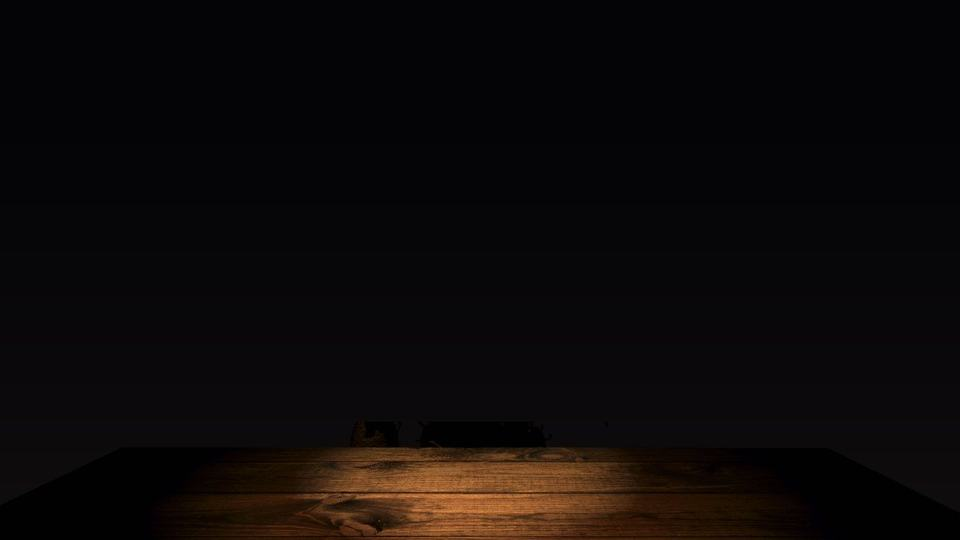
#> input picture art/phone/fnaf6/room.jpg, 960 x 540 px, found by its file name; its folder holds 6 pictures in this run
$ python fnaf6-phone-art.py
#> lines starting #> are read from the running program, lines starting #| are printed output that depends on the picture
#!/usr/bin/env python3
"""
Build the phone copies of the salvage bay's art.

    python3 tools/fnaf6-phone-art.py
    python3 tools/fnaf6-phone-art.py --check

WHY THIS EXISTS. FNAF 1 through 8 are desktop-only, and the reason is not
that they are real-time -- Night Shift is real-time and it has been on the
phone shelf since the shelf existed. The reason is that they are JavaFX
canvas games with 2.7 MB of PNG in them, and the shelf inlines every build
it carries as base64. Inlining the bay at its desktop size is a 3.6 MB
page on top of a 2 MB shelf.

So the phone gets its own copies, built here, and the rule is the same one
tools/vn-art.py follows: the downscale happens once, in Python, and its
output is committed, which is what makes the Java generator reproducible
from Java alone -- SelfTest regenerates web/fnaf6.html and compares it to
the checked-in copy, and that only works if the bytes it inlines are
already on disk and do not move.

WHY NOT IN JAVA. Same reason as the visual novel: the export has to inline
the art as data URIs to stay one file, and Java's ImageIO cannot write
WebP. PNG is lossless, so it saves nothing on a 900px render with alpha,
and the units are exactly that. PIL can write WebP with alpha, so the
figures stay figures instead of turning into 700 KB of PNG each.

WHAT IT WRITES, under art/phone/fnaf6/:

  room.jpg            960x540   the bay, empty, in the dark
  desk.webp           960x119   the desk alone, RGBA
  unit_<key>.webp     520 tall  the thing in the chair, RGBA
  scare_<key>.jpg     800x450   its face, filling the screen

THE SIZES ARE NOT ROUND NUMBERS PICKED FOR TIDINESS.

  * room and desk are the desktop's own 0.75 scale. The desktop draws the
    1280x720 room into a 1280x526 rect and the desk at its native 1280x158,
    and the phone draws both into the same fractions of the same frame, so
    the two builds frame the room identically and neither is a re-crop.
  * units are 520 tall, which is above the largest they are ever drawn at
    (470px at pose 5, times the phone's zoom) so the browser only ever
    scales them down. A unit upscaled from a phone-sized copy is a unit
    with a soft edge, and the whole read of the night is its edge.
  * the scares are the one place the phone is allowed to be worse than the
    desktop, because a jumpscare is on screen for a second and a half and
    is the largest thing on it.

It also writes art/phone/fnaf6/MANIFEST, a sha256 of every source image it
read. aside.engine.SelfTest reads that and fails if a source has changed
since the build, which is the one kind of staleness Java can still detect
on its own.
"""

import argparse
import hashlib
import io
import os
import sys

from PIL import Image

SRC = os.path.join("src", "main", "resources", "fnaf6", "images")
OUT = os.path.join("art", "phone", "fnaf6")

# The desktop's own scale for the room and the desk.
ROOM_W, ROOM_H = 960, 540
ROOM_Q = 76
DESK_W = 960

# Taller than the 470px the desktop ever draws a unit at, so the browser
# only scales down.
UNIT_H = 520
UNIT_Q = 78

SCARE_W, SCARE_H = 800, 450
SCARE_Q = 70

UNITS = ["scraptrap", "scrapbaby", "moltenfreddy", "lefty"]


def fit_height(im, h):
    sw, sh = im.size
    return im.resize((max(1, round(sw * h / sh)), h), Image.LANCZOS)


def fit_width(im, w):
    sw, sh = im.size
    return im.resize((w, max(1, round(sh * w / sw))), Image.LANCZOS)


def build():
    """Return {relative path: bytes} for everything art/phone/fnaf6/ holds."""
    out = {}
    sources = []

    def src(name):
        path = os.path.join(SRC, name)
        sources.append(path)
        return path

    # --- the room ---------------------------------------------------------
    im = Image.open(src("room.jpg")).convert("RGB")
#> im is the input picture: PIL image 960x540 RGB; mean R, G, B 12.9, 9.3, 9
    im = fit_width(im, ROOM_W)
    buf = io.BytesIO()
    im.save(buf, "JPEG", quality=ROOM_Q, optimize=True, progressive=True)
    out["room.jpg"] = buf.getvalue()

    # --- the desk ---------------------------------------------------------
    # Alpha kept, so it stays a cut-out: the unit is drawn behind it and the
    # amount of the unit above the desk line is the only thing the player
    # has to read at a glance.
    im = Image.open(src("desk.png")).convert("RGBA")
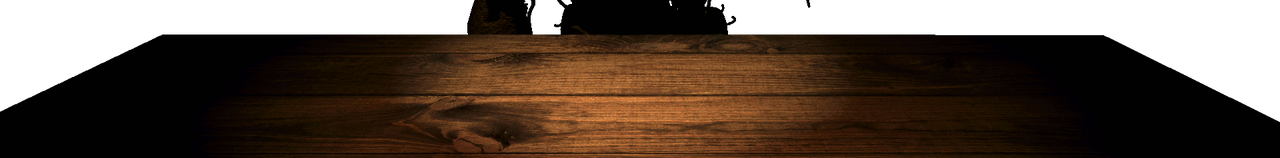
#> input picture src/main/resources/fnaf6/images/desk.png, 1280 x 158 px, found by its file name
#> im is the input picture: PIL image 1280x158 RGBA; mean R, G, B, A 32.5, 18.9, 8.3, 191.1
    im = fit_width(im, DESK_W)
#> call 2 of fit_width, with w = 960
#> in fit_width (call 2), `return im.resize((w, max(1, round(sh * w / sw))), Image.LANCZOS)`:
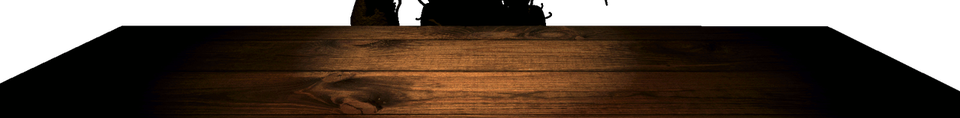
#> returned value: PIL image 960x118 RGBA; mean R, G, B, A 32.5, 18.9, 8.4, 191.2; transparent parts drawn white
    buf = io.BytesIO()
    im.save(buf, "WEBP", quality=UNIT_Q, method=6, exact=True)
    out["desk.webp"] = buf.getvalue()

    # --- the units --------------------------------------------------------
    for key in UNITS:
        im = Image.open(src("unit_%s.png" % key)).convert("RGBA")
        im = fit_height(im, UNIT_H)
        buf = io.BytesIO()
        im.save(buf, "WEBP", quality=UNIT_Q, method=6, exact=True)
        out["unit_%s.webp" % key] = buf.getvalue()

    # --- the scares -------------------------------------------------------
    for key in UNITS:
        im = Image.open(src("scare_%s.jpg" % key)).convert("RGB")
        im = fit_width(im, SCARE_W)
        if im.height > SCARE_H:
            top = (im.height - SCARE_H) // 2
            im = im.crop((0, top, im.width, top + SCARE_H))
        buf = io.BytesIO()
        im.save(buf, "JPEG", quality=SCARE_Q, optimize=True, progressive=True)
        out["scare_%s.jpg" % key] = buf.getvalue()

    # The manifest is the one thing here that is not an image, and it is
    # what makes staleness checkable. art/phone/fnaf6/ is derived, and a
    # derived directory nobody re-derives is a second copy of the art
    # quietly disagreeing with the first. Java cannot re-run this pipeline,
    # so it cannot tell whether the directory is current; what it CAN do is
    # hash the sources and compare them to the hashes recorded here.
    lines = []
    for path in sorted(sources):
        with open(path, "rb") as fh:
            lines.append("%s  %s" % (hashlib.sha256(fh.read()).hexdigest(),
                                     path.replace(os.sep, "/")))
    out["MANIFEST"] = ("\n".join(lines) + "\n").encode("utf-8")

    return out


def main():
    ap = argparse.ArgumentParser()
    ap.add_argument("--check", action="store_true",
                    help="do not write; fail if art/phone/fnaf6/ differs from "
                         "what this would build")
    args = ap.parse_args()

    if not os.path.isdir(SRC):
        print("no %s -- run this from the repository root" % SRC)
        return 2

    built = build()
    total = sum(len(v) for v in built.values())

    stale = []
    for rel, data in sorted(built.items()):
        path = os.path.join(OUT, rel)
        if not os.path.exists(path) or open(path, "rb").read() != data:
            stale.append(rel)

    extra = []
    for root, _dirs, files in os.walk(OUT):
        for f in files:
            rel = os.path.relpath(os.path.join(root, f), OUT).replace(os.sep, "/")
            if rel not in built:
                extra.append(rel)

    if args.check:
        for rel in stale:
            print("stale: art/phone/fnaf6/%s" % rel)
        for rel in extra:
            print("not built by this tool: art/phone/fnaf6/%s" % rel)
        if stale or extra:
            print("\nart/phone/fnaf6/ is out of date -- run: "
                  "python3 tools/fnaf6-phone-art.py")
            return 1
        print("art/phone/fnaf6/ is current: %d files, %d KB" % (len(built), total // 1024))
        return 0

    for rel, data in sorted(built.items()):
        path = os.path.join(OUT, rel)
        os.makedirs(os.path.dirname(path), exist_ok=True)
        with open(path, "wb") as fh:
            fh.write(data)

    for rel in extra:
        os.remove(os.path.join(OUT, rel))

    print("wrote art/phone/fnaf6/: %d files, %d KB" % (len(built), total // 1024))
    for rel, data in sorted(built.items()):
        print("  %-30s %5d KB" % (rel, len(data) // 1024))
    return 0


if __name__ == "__main__":
#> (the run stopped early here; a loop or call above may not have finished)
